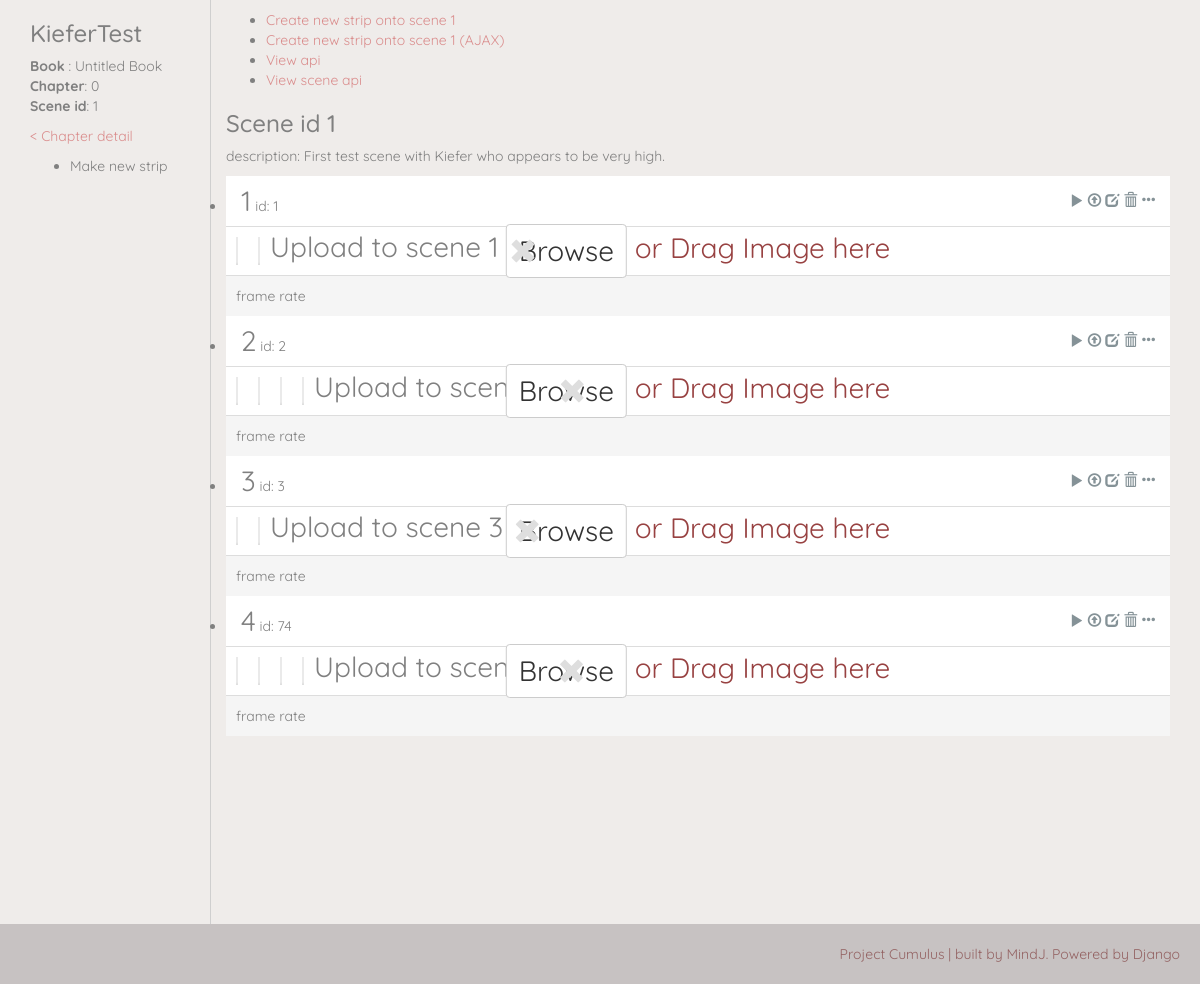
The app's page /flipbooks/scene/1/, older data.
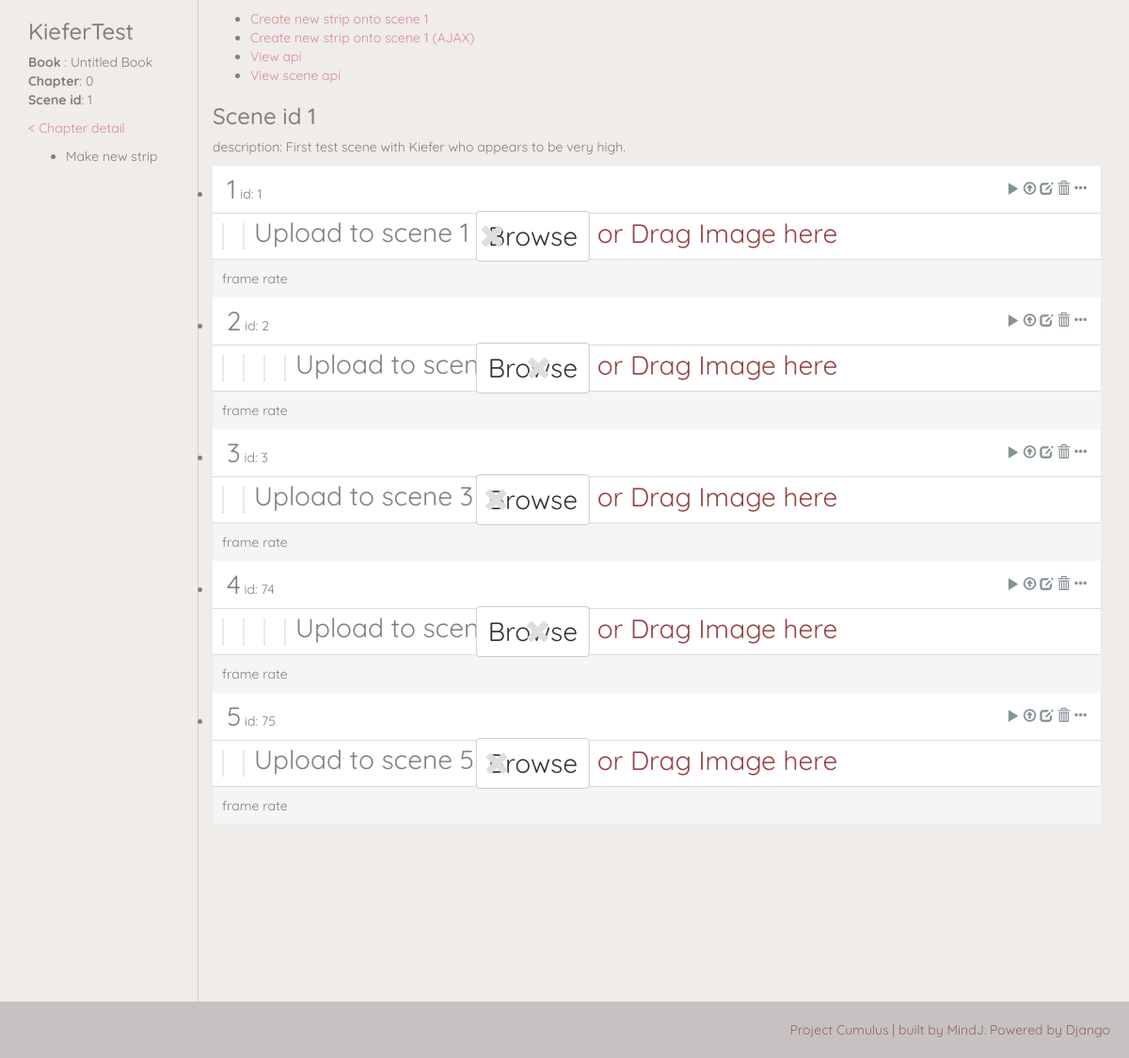
The same page, newer data.
### flipbooks/models.py (models this page shows, shortened)
class Scene(models.Model):
    order = models.IntegerField(default="0")
    children_li = models.TextField(max_length=200, blank=True, default="")
    name = models.CharField(max_length=50, blank=True, default="")
    description = models.TextField(max_length=100, blank=True, default="")
    chapter = models.ForeignKey(Chapter, on_delete=models.CASCADE, default=0)
    date_created = models.DateTimeField(auto_now_add=True)
    date_modified = models.DateTimeField(auto_now=True)
    def __str__(self):
        return "Scene #{} [order: {}, name: {} ]".format(self.pk, self.order, self.name)

class Chapter(models.Model):
    number = models.IntegerField(default="0")
    title = models.CharField(max_length=50, blank=True, default="Untitled")
    book = models.ForeignKey(Book, on_delete=models.CASCADE)
    date_created = models.DateTimeField(auto_now_add=True)
    date_modified = models.DateTimeField(auto_now=True)

class Book(models.Model):
    title = models.CharField(max_length=50, blank=True, default="Untitled Book")
    date_created = models.DateTimeField(auto_now_add=True)
    date_modified = models.DateTimeField(auto_now=True)

class Strip(models.Model):
    order = models.IntegerField(default="-1")
    children_li = models.TextField(max_length=500, null=True, blank=True, default="")
    children_index = models.TextField(max_length=500, null=True, blank=True, default="") #currently not used
    description = models.TextField(max_length=100, blank=True, default="")
    dimension = models.CharField(max_length=9, blank=True, default="")
    scene = models.ForeignKey(Scene, on_delete=models.CASCADE)
    date_created = models.DateTimeField(auto_now_add=True)
    date_modified = models.DateTimeField(auto_now=True)
    def __str__(self):
        return "id #{} [in Sn_{}, order:{}]".format(self.id, self.scene.order, self.order)

### flipbooks/views.py (the view)
# urls.py: re_path(r'^scene/(?P<pk>\d+)/$', views.SceneDetailView.as_view(), name='scene-detail'),
class SceneDetailView(generic.DetailView):
    model = Scene
    queryset = Scene.objects.all()
    def get_context_data(self, *args, **kwargs):
        context = super(SceneDetailView, self).get_context_data(*args, **kwargs)
        strip_create_form = forms.StripCreateForm(initial={'scene': self.kwargs['pk']})
        strip_create_form.fields['scene'].widget.attrs['invisible'] = True #hiding by css
        strip_create_form.fields['scene'].label = ''
        strip_create_form.fields['description'].widget.attrs['invisible'] = True #hiding by css
        strip_create_form.fields['description'].label = ''
        context["strip_create_form"] = strip_create_form
        context['strip_create_url'] = reverse_lazy("flipbooks:strip-create", kwargs={'scene_pk':self.kwargs['pk'] })
        frame_create_form = forms.FrameCreateForm({"scene_pk": self.kwargs['pk']})
        frame_create_form.fields['strip'].widget.attrs['invisible'] = True #hiding by css
        context['frame_create_form'] = frame_create_form
        return context

### flipbooks/helpermodule/helpers.py (called while the page is built)
def is_valid_children_li(cli):
    if isinstance(cli, str) or isinstance(cli, str): # is it a string?
        cli = cli.split(",")
    elif isinstance(cli, list): # is it a list?
        pass
    else:
        return False
    cli = ''.join(cli)
    cli = cli.replace(" ","")
    if cli == '' : return False
    return True

### flipbooks/templatetags/flipbooks_custom_tags.py (called while the page is built)
@register.filter(name='map_queryset')
def map_queryset(qs, ref_ids):
    print("------ref_id recieved-------")
    print(ref_ids)
    if helpers.is_valid_children_li(ref_ids):
        ref_ids = ref_ids.split(",")
        ref_ids = [int(stringy_id) for stringy_id in ref_ids]
    else: return qs
    qs = list(qs)
    qs.sort(key=lambda frame: ref_ids.index(frame.id) if frame.id in ref_ids else -1)
    return qs

@register.filter(name='is_displayable')
def is_displayable(obj, validation_type=''):
    if validation_type=='':
        return False
    elif validation_type=='frame':
        frame = obj
        return not((frame is None) or (frame.frame_image is None) or (str(frame.frame_image) is ""))

### proj_cumulus/templates/flipbooks/scene_detail.html (shortened to what this page needs)
{% extends "layout_columned.html" %}
{% load thumbnail %}
{% load flipbooks_custom_tags %}
{% block left_column %}
    <h3>{{object.name}}</h3>
    <p>
        <b>Book</b> : {{object.chapter.book.title}}
        <b>Chapter</b>: {{object.chapter.number}}
        <b>Scene id</b>: {{object.id}}
    </p>
    <p>
        <a href="{% url 'flipbooks:chapter-detail' book_pk=object.chapter.book.id chapter_number=object.chapter.number %}">< Chapter detail</a>
    </p>
    <p>
        <ul>
            <li>Make new strip</li>
        </ul>
    </p>
{% endblock %}
{% block right_column %}
    <div>
        <ul class="list inline">
            <li><a href="{% url 'flipbooks:strip-create' scene_pk=object.id %}">Create new strip onto scene {{object.id}}</a></li>
            <li><a href="#">Create new strip onto scene {{object.id}} (AJAX)</a></li>
            <li><a href="{% url 'flipbooks-api:list' %}">View api</a></li>
            <li><a href="{% url 'flipbooks-api:detail-scene' pk=object.id%}">View scene api</a></li>
        </ul>
    </div>
    <h3>Scene id {{object.id}}</h3>
    <p>description: {{object.description}}</p>
    <ul class="list_strips">
        {% for strip in object.strip_set.all|map_queryset:object.children_li %}
            <li class="flex_list" stripid="{{strip.id}}">
                <div class="strip_flex_toolbar">
                    <div class="header">
                        <span class="bigtext-2">{{forloop.counter}}</span>
                        <span>id: {{strip.id}}</span>
                    </div>
                    <div class="tools">
                        <a class="strip_preview glyphicon glyphicon-play" aria-hidden="true"></a>
                        <a class="strip_upload glyphicon glyphicon-upload" aria-hidden="true"></a>
                        <a class="strip_edit glyphicon glyphicon-edit" aria-hidden="true"></a>
                        <a class="strip_delete glyphicon glyphicon-trash" aria-hidden="true"></a>
                        <a class="strip_options glyphicon glyphicon-option-horizontal" aria-hidden="true"></a>
                    </div>
                </div>
                <div class="strip_flex_container" stripid="{{strip.id}}">
                    {% for frame in strip.frame_set.all|map_queryset:strip.children_li %}
                        {% if frame|is_displayable:"frame" %}
                           {% include "flipbooks/partials/thumbnail_partial.html" with frame=frame %}
                        {% else %}
                            <div class="thumb placeholder2" frameid="{{frame.id}}">
                            <span>Missing Image</span>
                                <a href="" class="mini_menu edit">frame [{{frame.id}}]</a>
                            </div>
                        {% endif %}
                    {% empty %}
                        <div class="tile empty-strip ui-state-disabled">
                            <span>No frames in this strip. Upload some!</span>
                        </div>
                    {% endfor %}
                    <div class="cover drag_and_drop">
                        <span class="bigtext-2">Upload to scene {{forloop.counter}}</span>
                    </div>
                    <div class="cover file_upload">
                        <span class="bigtext-2">
                            <a href="#" class="btn btn-default frame_create_form_condensed" role="button" style="font-size:1em">Browse</a> or Drag Image here
                            </span>
                    </div>
                    <div class="cover preview">
                        <a class="close_preview glyphicon glyphicon-remove"></a>
                    </div>
                </div>
                <div class="strip_flex_editor">
                    frame rate
                </div>
            </li>
        {% empty %}
            <p>No strips could be found</p>
        {% endfor %}
    </ul>
{% endblock %}
{% block extra_js %}
    {% load static %}
{% endblock extra_js %}

### proj_cumulus/templates/layout_columned.html (shortened to what this page needs)
{% extends "base.html" %}
{% block wrapper_class %}columned{% endblock %}
{% block layout %}
    <div class="container">
    <div class="row">
        <div class="col-md-2 left_column">
            {% block left_column %}
            {% endblock %}
        </div>
        <div class="col-md-10 right_column">
            {% block right_column %}
            {% endblock %}
        </div>
    </div>
    </div>
{% endblock %}

### proj_cumulus/templates/base.html (shortened to what this page needs)
{% load static %}
<!DOCTYPE html>
<html lang="en">
  <head>
    <link href="{% static 'bootstrap/css/bootstrap.min.css' %}" rel="stylesheet">
    <link rel="stylesheet" href="https://use.fontawesome.com/releases/v5.3.1/css/all.css">
    <link href="{% static 'css_static/main.css' %}" rel="stylesheet">
    <link href="{% static 'css_static/ui.css' %}" rel="stylesheet">
    <link href="{% static 'css_static/objectCards.css' %}" rel="stylesheet">
    <link href="{% static 'css_static/forms.css' %}" rel="stylesheet">
    <link href="{% static 'css_static/sortable.css' %}" rel="stylesheet">
    <link href="{% static 'css_static/components.css' %}" rel="stylesheet">
    <link href="{% static 'css_static/menus.css' %}" rel="stylesheet">
    <link href="{% static 'css_static/themes.css' %}" rel="stylesheet">
  </head>
<body class="{% block body_class %}{% endblock body_class %}">
    <div class="content_wrapper {% block wrapper_class %}{% endblock %}">
        {% block layout %}
        {% endblock %}
    </div>
    <div class='footer'>
        <span>Project Cumulus | built by MindJ. Powered by Django</span>
    </div>
  </body>
</html>

### proj_cumulus/templates/flipbooks/partials/thumbnail_partial.html (shortened to what this page needs)
<div class="thumb {% if not frame %}loading{% endif %}" frameid="{% if frame %}{{frame.id}}{% endif %}">
</div>

### proj_cumulus/templates/flipbooks/partials/frame_create_partial.html (shortened to what this page needs)
{% load widget_tweaks %}

### static-storage/css_static/main.css (style rules this page uses)
html, body { margin: 0; height: 100%; }
body { background-color: #efecea; font-family: 'Quicksand', sans-serif; color: #808080; }
a { color: #da8d8d; }
.bigtext-2 { font-size: 2em; }
.content_wrapper { display:flex; flex-direction: column; min-height: 100%; }
.content_wrapper.columned .container { display: flex; flex-grow: 1; flex-basis: auto; }
.content_wrapper.columned .container .row { display: flex; flex-grow: 1; flex-basis: auto; }
.content_wrapper.columned .container .right_column { flex-grow: 1; flex-basis: auto; border-left: 1px solid #cfcfcf; }
.footer { display: flex; flex-grow: 1; }
.footer span { text-align: right; align-self: flex-end; display: block; height: 60px; width: 100%; background-color: #c7c2c2; padding: 20px; color: #946363; }
.thumb { position:relative; }

### static-storage/css_static/objectCards.css (style rules this page uses)
ul.list_strips { padding: 0; counter-reset: stripNum; }
.strip_flex_container { position: relative; display:flex; flex-wrap: wrap; flex-direction: row; align-items: stretch; background-color: white; }
ul.list_strips .strip_flex_container .thumb, ul.list_strips .strip_flex_container .tile { display: flex; position: relative; align-items: center; justify-content: center; margin: 10px 10px 10px 10px; height: auto; border:1px solid #eaeaea; border-bottom :3px solid #dddddd; }
.strip_flex_toolbar { display: flex; justify-content: space-between; align-items: center; padding: 5px 15px 5px 15px; text-align: right; background-color: white; border-bottom: 1px solid #ddd; }
.strip_flex_toolbar a { color: #859297; cursor:pointer; }
.strip_flex_editor { border-top: 1px solid #ddd; background-color: #f5f5f5; padding: 10px; }
.cover.file_upload { background-color: rgba(237, 237, 237, 0.9); color: #984242; }
.cover.file_upload span { position: absolute; top: 50%; left: 50%; transform: translate(-50%, -50%); }
.cover.preview { cursor: pointer; }
.cover.preview .close_preview { color: #dedede; font-size: 2em; float: right; margin: 10px 10px; }

Row changes from the older to the newer data that the page shows:
added Strip: id "75"
